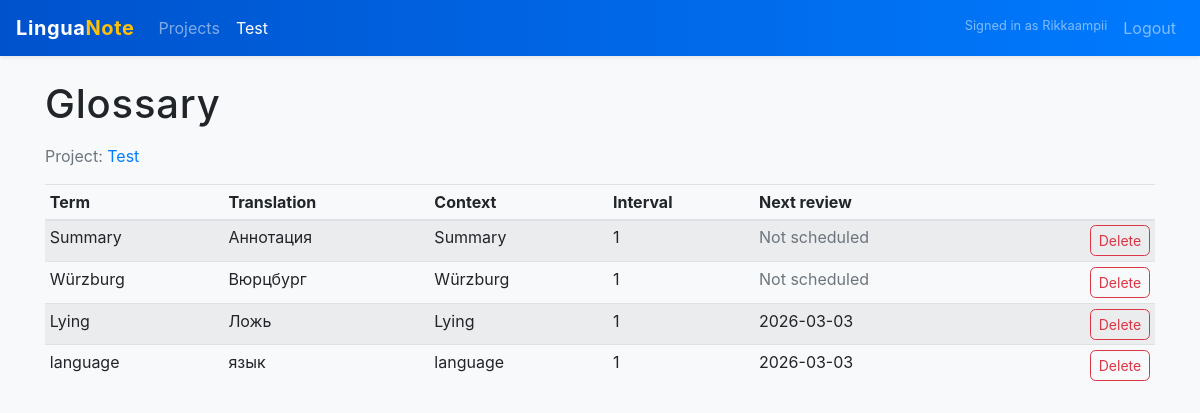
Screenshot of /projects/1/terms (signed in) with the database file from the repository.
### app.py (models this page shows, shortened)
class Project(db.Model):
    __tablename__ = "project"
    id = db.Column(db.Integer, primary_key=True)
    user_id = db.Column(db.Integer, db.ForeignKey("user.id"), nullable=False)  # НОВОЕ
    name = db.Column(db.String(120), nullable=False)
    description = db.Column(db.Text)
    created_at = db.Column(db.Date, default=date.today)
    texts = db.relationship("Text", backref="project", lazy=True)
    terms = db.relationship("Term", backref="project", lazy=True)

class User(db.Model, UserMixin):
    __tablename__ = "user"
    id = db.Column(db.Integer, primary_key=True)
    username = db.Column(db.String(64), unique=True, nullable=False)
    email = db.Column(db.String(120), unique=True)
    password_hash = db.Column(db.String(128))
    projects = db.relationship("Project", backref="user", lazy=True)

class Term(db.Model):
    __tablename__ = "term"
    id = db.Column(db.Integer, primary_key=True)
    project_id = db.Column(db.Integer, db.ForeignKey("project.id"), nullable=False)
    source_text_id = db.Column(db.Integer, db.ForeignKey("text.id"))
    term = db.Column(db.String(255), nullable=False)        # выбранное слово/фраза
    base_form = db.Column(db.String(255))                  # нормализованный вид, если захочешь
    translation = db.Column(db.String(512))
    part_of_speech = db.Column(db.String(50))
    synonyms = db.Column(db.String(512))
    example = db.Column(db.Text)                           # пример из словаря
    context = db.Column(db.Text)                           # предложение из текста
    direction = db.Column(db.String(10), default="en-ru")  # "en-ru" или "ru-en"
    interval = db.Column(db.Integer, default=1)            # дни
    ease_factor = db.Column(db.Float, default=2.5)
    repetitions = db.Column(db.Integer, default=0)
    next_review = db.Column(db.Date)
    created_at = db.Column(db.Date, default=date.today)
    updated_at = db.Column(db.Date, default=date.today, onupdate=date.today)

### app.py (the view)
@app.route("/projects/<int:project_id>/terms")
@login_required
def project_terms(project_id):
    project = Project.query.get_or_404(project_id)
    if project.user_id != current_user.id:
        abort(403)
    terms = (
        Term.query.filter_by(project_id=project.id)
        .order_by(Term.created_at.desc())
        .all()
    )
    return render_template("terms.html", project=project, terms=terms)

### app.py (called while the page is built)
@login_manager.user_loader
def load_user(user_id):
    return User.query.get(int(user_id))

### templates/terms.html (shortened to what this page needs)
{% extends "layout.html" %}
{% block content %}
  <h1 class="mb-3">Glossary</h1>
  <p class="text-muted">
    Project: <a href="{{ url_for('project_detail', project_id=project.id) }}">{{ project.name }}</a>
  </p>
  {% if terms %}
    <table class="table table-sm table-striped table-hover">
      <thead>
  <tr>
    <th>Term</th>
    <th>Translation</th>
    <th>Context</th>
    <th>Interval</th>
    <th>Next review</th>
    <th></th>
  </tr>
</thead>
<tbody>
  {% for t in terms %}
    <tr id="term-row-{{ t.id }}">
      <td>{{ t.term }}</td>
      <td>{{ t.translation or '-' }}</td>
      <td title="{{ t.context }}">
        {% if t.context %}
          {{ t.context[:60] }}{% if t.context|length > 60 %}…{% endif %}
        {% else %}
          <span class="text-muted">No context</span>
        {% endif %}
      </td>
      <td>{{ t.interval or '-' }}</td>
      <td>
        {% if t.next_review %}
          {{ t.next_review }}
        {% else %}
          <span class="text-muted">Not scheduled</span>
        {% endif %}
      </td>
      <td class="text-right">
        <button class="btn btn-sm btn-outline-danger"
                onclick="deleteTerm('{{ t.id }}')">
          Delete
        </button>
      </td>
    </tr>
  {% endfor %}
</tbody>
    </table>
  {% else %}
    <p class="text-muted">No terms yet. Use the editor to add some.</p>
  {% endif %}
{% endblock %}

### templates/layout.html (shortened to what this page needs)
<!DOCTYPE html>
<html lang="en">
  <head>
    <link rel="stylesheet"
          href="https://cdn.jsdelivr.net/npm/bootstrap@4.5.3/dist/css/bootstrap.min.css"
>
    <link rel="stylesheet" href="{{ url_for('static', filename='styles.css') }}">
  </head>
  <body class="bg-light">
    <nav class="navbar navbar-expand-lg navbar-dark bg-primary shadow-sm">
      <a class="navbar-brand font-weight-bold" href="{{ url_for('index') }}">
        Lingua<span class="text-warning">Note</span>
      </a>
            <div class="collapse navbar-collapse" id="navbarMain">
        <ul class="navbar-nav mr-auto">
          <li class="nav-item {% if request.endpoint == 'index' %}active{% endif %}">
            <a class="nav-link" href="{{ url_for('index') }}">Projects</a>
          </li>
          {% if project %}
          <li class="nav-item {% if request.endpoint in ['project_detail', 'project_terms'] %}active{% endif %}">
            <a class="nav-link" href="{{ url_for('project_detail', project_id=project.id) }}">
              {{ project.name }}
            </a>
          </li>
          {% endif %}
        </ul>
        <ul class="navbar-nav ml-auto">
          {% if current_user.is_authenticated %}
            <li class="nav-item">
              <span class="navbar-text mr-2 small">
                Signed in as {{ current_user.username }}
              </span>
            </li>
            <li class="nav-item">
              <a class="nav-link" href="{{ url_for('logout') }}">Logout</a>
            </li>
          {% endif %}
        </ul>
      </div>
    </nav>
    <main class="py-4">
      <div class="container">
        {% block content %}{% endblock %}
      </div>
    </main>
  </body>
</html>

### static/styles.css (style rules this page uses)
body { font-family: -apple-system, BlinkMacSystemFont, "Segoe UI", sans-serif; }
body.bg-light { background: #f4f6fb; }
.navbar.bg-primary { background: linear-gradient(90deg, #0052cc, #007bff); }
.btn { border-radius: 0.35rem; }
h1, h2, h3, .h1, .h2, .h3 { letter-spacing: 0.02em; }
.navbar-brand { font-size: 1.25rem; letter-spacing: 0.03em; }
a { transition: color 0.15s ease; }
html, body { height: 100%; }
body { overflow: hidden; }

### rows the page displays
Project: name "Test"
User: username "Rikkaampii"
Term: term "Summary", translation "Аннотация", context "Summary", interval "1", shows "Not scheduled"
Term: term "Würzburg", translation "Вюрцбург", context "Würzburg", interval "1", shows "Not scheduled"
Term: term "Lying", translation "Ложь", context "Lying", interval "1", next_review "2026-03-03"
Term: term "language", translation "язык", context "language", interval "1", next_review "2026-03-03"
